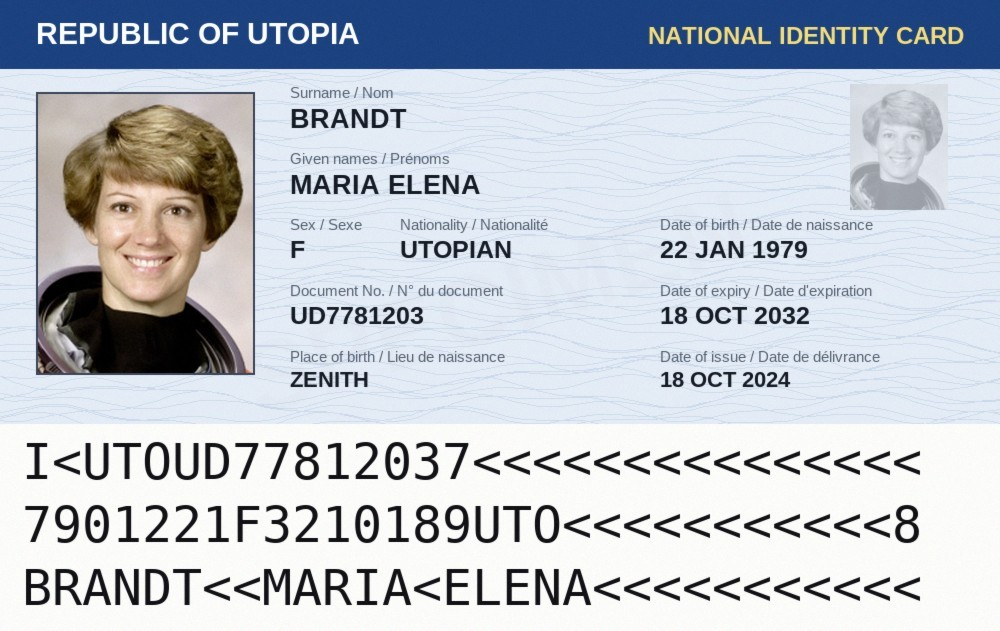
#> input picture data/samples/alias_identity/id_card.jpg, 1000 x 631 px
$ python -i mrzglyph.py   (imports and definitions only)
#> lines starting #> are read from the running program, lines starting #| are printed output that depends on the picture; after the words box and inside, x2 and y2 are one past the last pixel; in counts of white or black regions, pixels touching at a corner belong together
### docscreen/modules/ocr.py
"""OCR engines and the MRZ reader.

Engines are discovered at run time:
  rapidocr   pip install rapidocr-onnxruntime        (no system install needed)
  tesseract  Tesseract binary on PATH (or TESSERACT_CMD)
"""
from __future__ import annotations

import os
import shutil
import subprocess
import tempfile
import threading
from contextlib import nullcontext
from datetime import date

import cv2
import numpy as np

from . import mrz as M
from . import mrzglyph

_lock = threading.Lock()
MRZ_WHITELIST = "ABCDEFGHIJKLMNOPQRSTUVWXYZ0123456789<"


# --------------------------------------------------------------------------
# helpers
# --------------------------------------------------------------------------
def _box(text, x, y, w, h, conf):
    return {"text": text, "x": int(x), "y": int(y), "w": int(w), "h": int(h), "conf": round(float(conf), 1)}


# [37 lines left out: function group_words, not called in this run]


# --------------------------------------------------------------------------
# engines
# --------------------------------------------------------------------------
class TesseractEngine:
    name = "Tesseract"
    needs_lock = False  # every call is its own subprocess

    # [52 lines left out: functions __init__, _run, read, read_lines_mrz, read_line, not called in this run]


class RapidOcrEngine:
    name = "RapidOCR"
    needs_lock = True  # one shared ONNX session

    # [37 lines left out: functions __init__, read, read_lines_mrz, read_line, group_rows, not called in this run]


_engines = {"obj": None, "tried": False, "errors": []}


# [69 lines left out: functions get_engine, engine_info, read_text, _prep_variants, locate_mrz, not called in this run]


def split_lines(gray: np.ndarray, max_lines: int = 3) -> list[tuple[int, int]]:
    """Find the vertical extent (y0, y1) of each text line in an MRZ crop using the
    row-ink profile. Returns [] when no clear bands are found."""
    g = cv2.GaussianBlur(gray, (3, 3), 0)
    _, bw = cv2.threshold(g, 0, 255, cv2.THRESH_BINARY_INV + cv2.THRESH_OTSU)
    prof = bw.mean(axis=1) / 255.0
    thr = max(0.02, 0.10 * prof.max())
    on = prof > thr
    bands, start = [], None
    for y, v in enumerate(on):
        if v and start is None:
            start = y
        elif not v and start is not None:
            bands.append([start, y])
            start = None
    if start is not None:
        bands.append([start, len(on)])
    # merge bands separated by a tiny gap (broken characters), drop slivers
    merged: list[list[int]] = []
    for b in bands:
        if merged and b[0] - merged[-1][1] <= 3:
            merged[-1][1] = b[1]
        else:
            merged.append(b)
    if not merged:
        return []
    hs = sorted(b[1] - b[0] for b in merged)
    med = hs[len(hs) // 2]
    merged = [b for b in merged if (b[1] - b[0]) >= 0.5 * med]
    return [tuple(b) for b in merged[-max_lines:]] if len(merged) > max_lines else [tuple(b) for b in merged]


# [52 lines left out: functions _line_crops, _reflow_lines, not called in this run]


def _clean_line(t: str) -> str:
    return "".join(ch for ch in t.upper().replace(" ", "") if ch in MRZ_WHITELIST)


# [119 lines left out: functions _fit_length, read_mrz, not called in this run]

### docscreen/modules/mrzglyph.py
"""Fixed-pitch glyph matcher for the machine readable zone.

The MRZ is monospaced, so a line can be cut into equal character cells and each cell
classified against glyph templates.  This cannot drop, merge or invent characters the
way a general OCR engine can.  Templates are rendered from the bundled monospace
fonts (the same family the specimen documents use); on a real OCR-B document the
match scores fall and the caller falls back to the OCR engine, so a low score is
never trusted.
"""
from __future__ import annotations

from functools import lru_cache
from pathlib import Path

import cv2
import numpy as np
from PIL import Image, ImageDraw, ImageFont

ROOT = Path(__file__).resolve().parents[2]
CHARS = "ABCDEFGHIJKLMNOPQRSTUVWXYZ0123456789<"
CELL_W, CELL_H = 24, 40
FONTS = ["DejaVuSansMono.ttf", "DejaVuSansMono-Bold.ttf", "LiberationMono-Regular.ttf"]
PITCH_RATIO = {"DejaVuSansMono.ttf": 0.602, "DejaVuSansMono-Bold.ttf": 0.602, "LiberationMono-Regular.ttf": 0.600}
# advance / cap-height for the template font family (used to choose 30 / 36 / 44 columns)
ADV_OVER_CAP = 0.826


def _norm(v: np.ndarray) -> np.ndarray:
    v = v - v.mean()
    return v / (np.linalg.norm(v) + 1e-9)


# [140 lines left out: functions _templates, clean_rules, _ink, _bands, _select_bands, read, not called in this run]

>>> import cv2
>>> picture = cv2.imread('../../data/samples/alias_identity/id_card.jpg', cv2.IMREAD_GRAYSCALE)
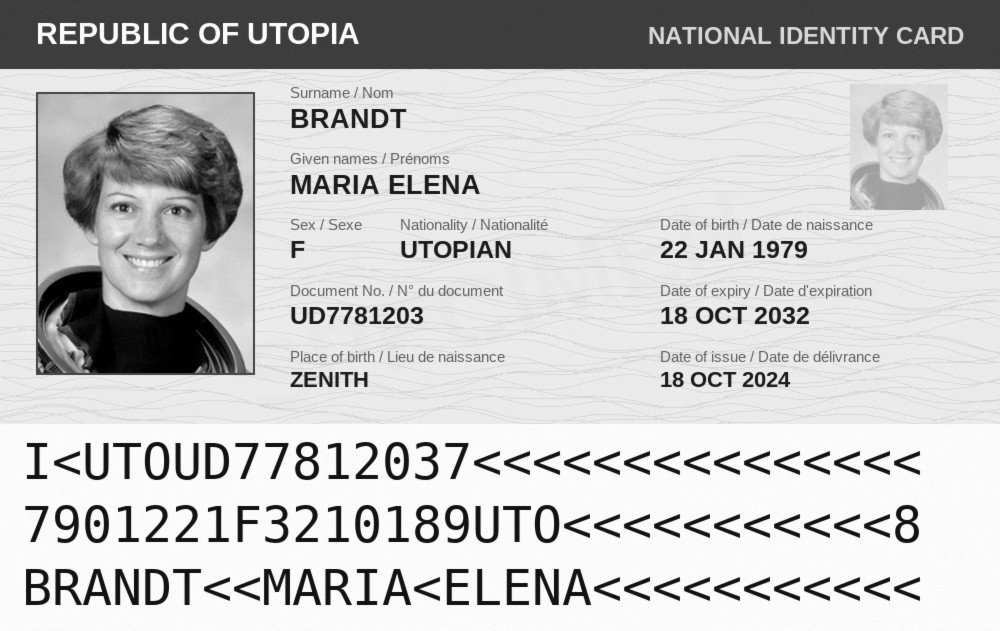
#> picture: shape (631, 1000); min 0, max 255, mean 196.9
>>> result = read(picture)
#> in split_lines, `_, bw = cv2.threshold(g, 0, 255, cv2.THRESH_BINARY_INV + cv2.THRESH_OT..`:
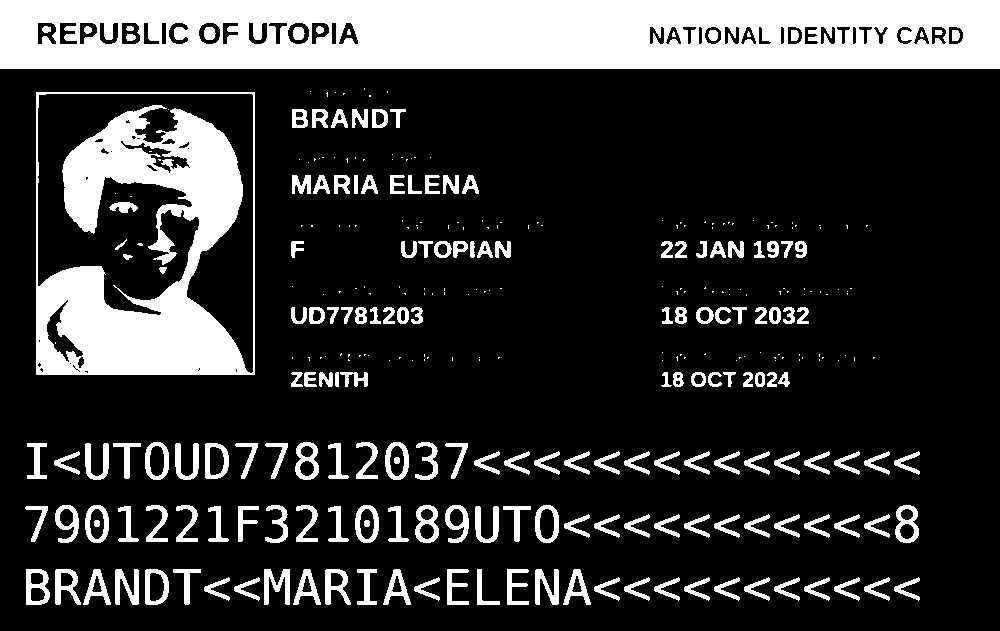
#> bw: shape (631, 1000); 21% white; 335 white regions (160 under 20 px), largest, box (x1, y1, x2, y2) and area: (0, 0, 1000, 69) 63159, (36, 92, 255, 375) 31585, (264, 569, 290, 605) 515
#> in split_lines, `prof = bw.mean(axis=1) / 255.0`: prof = 631 values, max 1 at index 0, min 0 at index 69, mean 0.21
#> in split_lines, `thr = max(0.02, 0.10 * prof.max())`: thr = 0.1
#> after the loop in split_lines, `for y, v in enumerate(on):`: bands = [[0, 69], [92, 94], [110, 112], [117, 128], [132, 194], [196, 199], [202, 215], [241, 258], [288, 290], [291, 375], [384, 387], [443, 479], [506, 542], [569, 605]]
#> the loop in split_lines, `for b in bands:` made 14 passes
#> after the loop in split_lines, `for b in bands:`: merged = [[0, 69], [92, 94], [110, 112], [117, 128], [132, 215], [241, 258], [288, 375], [384, 387], [443, 479], [506, 542], [569, 605]]
#> in split_lines, `hs = sorted(b[1] - b[0] for b in merged)`: hs = [2, 2, 3, 11, 17, 36, 36, 36, 69, 83, 87]
#> in split_lines, `med = hs[len(hs) // 2]`: med = 36
#> in split_lines, `merged = [b for b in merged if (b[1] - b[0]) >= 0.5 * med]`: merged = [[0, 69], [132, 215], [288, 375], [443, 479], [506, 542], [569, 605]]
#> in clean_rules, `bands = _bands(gray)`: bands = [(443, 479), (506, 542), (569, 605)]
#> in clean_rules, `dark = g < (np.percentile(g, 50) - 40)`:
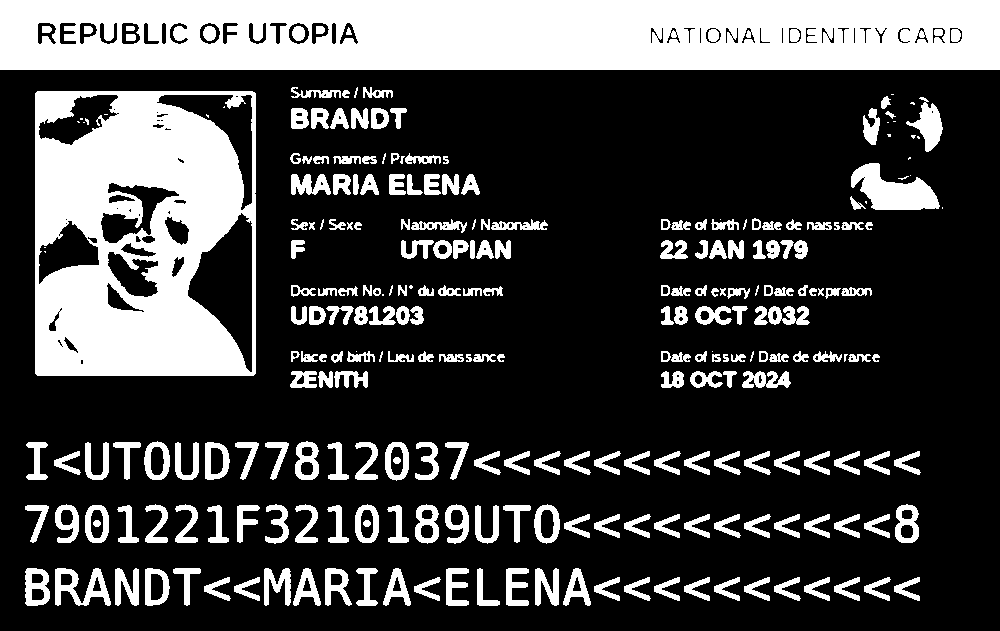
#> dark: shape (631, 1000) bool; 26.9% white; 273 white regions (29 under 20 px), largest, box (x1, y1, x2, y2) and area: (0, 0, 1000, 70) 66037, (35, 91, 256, 376) 45912, (851, 163, 940, 210) 2382
#> the loop in clean_rules, `for (a0, a1), (b0, b1) in zip(bands[:-1], bands[1:]):` made 2 passes
#> in _ink, `lo, hi = np.percentile(g, 2), np.percentile(g, 98)`: lo = 21; hi = 252
#> in _ink, `return np.clip((hi - g) / max(hi - lo, 1.0), 0, 1)`:
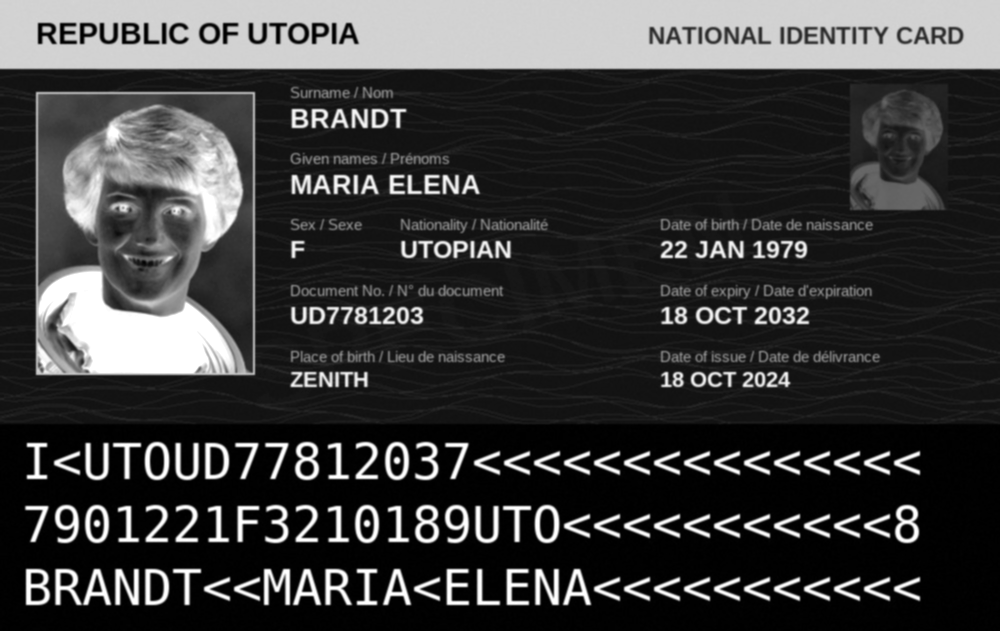
#> returned value: shape (631, 1000) float32; min 0, max 1, mean 0.237
#> the loop in split_lines (call 2), `for b in bands:` made 14 passes
#> in _select_bands, `bands = _bands(gray)`: bands = [(443, 479), (506, 542), (569, 605)]
#> the loop in _select_bands, `for (a, b) in bands:` made 3 passes
#> after the loop in _select_bands, `for (a, b) in bands:`: ext = [(27, 920), (31, 919), (25, 920)]
#> in _select_bands, `ref = len(bands) - 1`: ref = 2
#> in _select_bands, `rh = bands[ref][1] - bands[ref][0]`: rh = 36
#> in _select_bands, `rw = ext[ref][1] - ext[ref][0]`: rw = 895
#> in _select_bands, `keep = [ref]`: keep = [2]
#> the loop in _select_bands, `for k in range(ref - 1, -1, -1):` made 2 passes
#> after the loop in _select_bands, `for k in range(ref - 1, -1, -1):`: keep = [2, 1, 0]
#> in read, `bands = _select_bands(gray, ink)`: bands = [(443, 479), (506, 542), (569, 605)]
#> (the run stopped early here; a loop or call above may not have finished)
